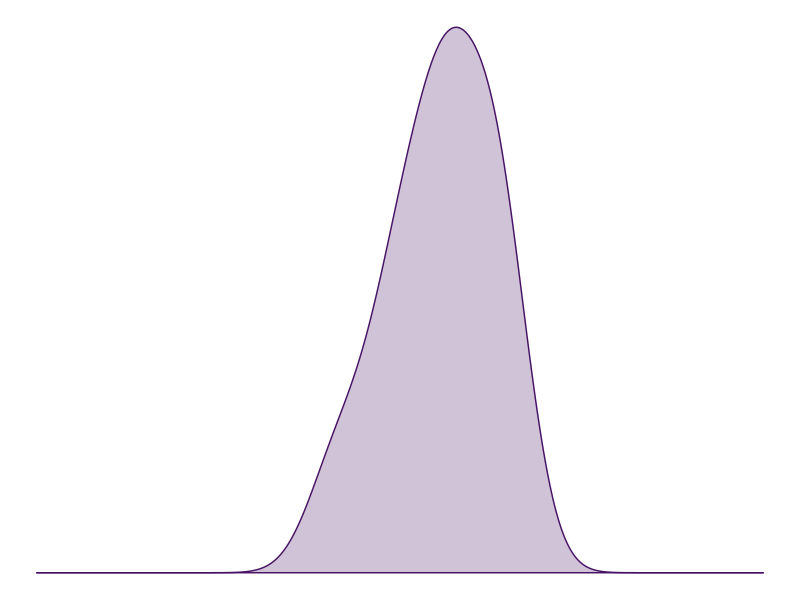
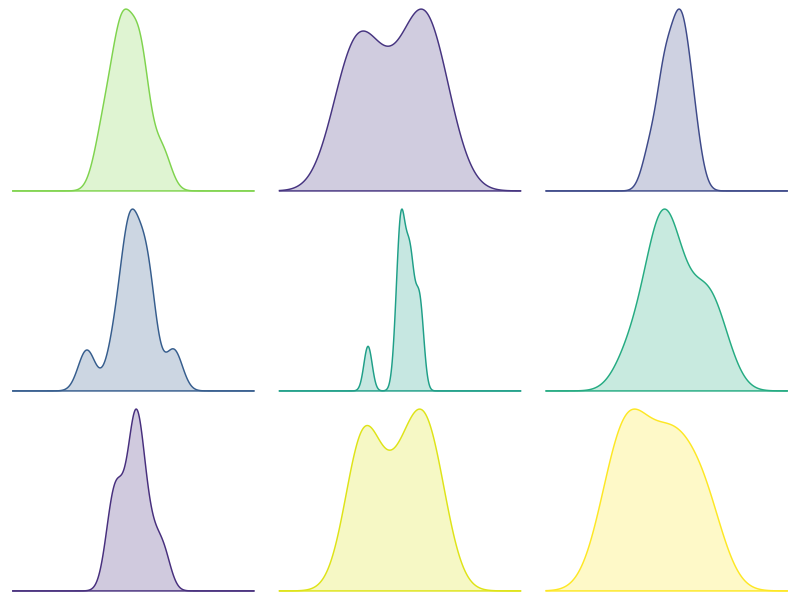
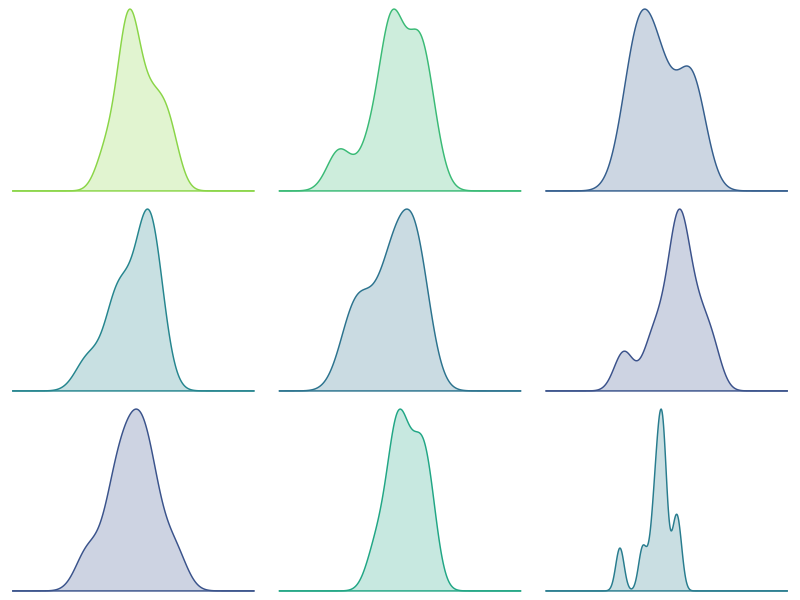
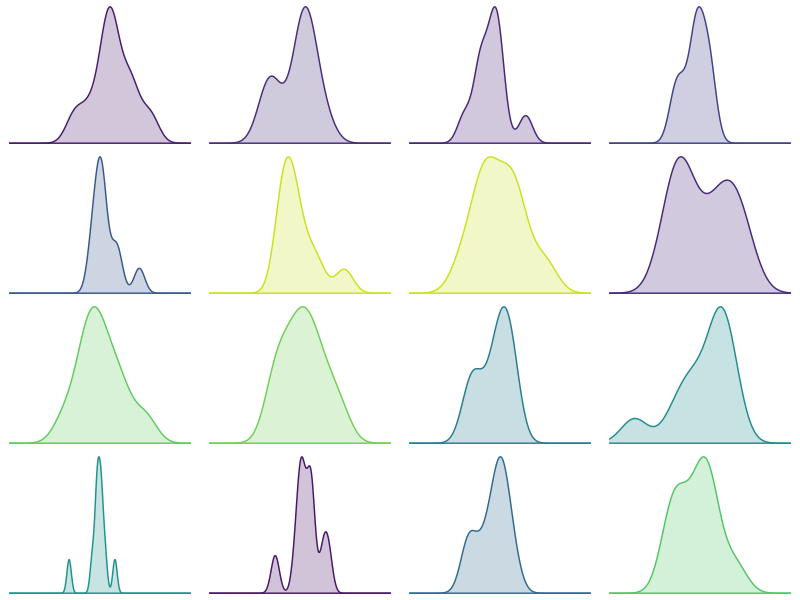
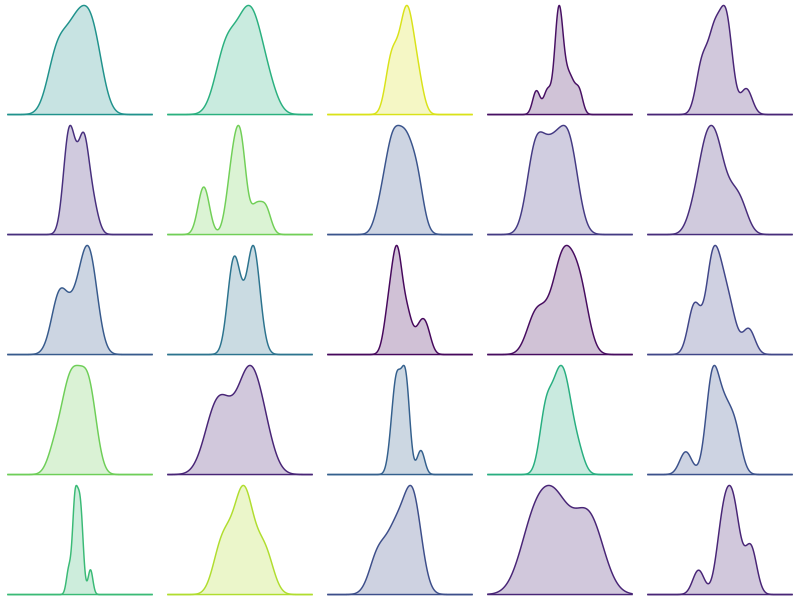

Here is the R script that generated these plots, in order:
library(ggplot2); library(grid); library(viridis); library(gridExtra)


densplot = function() {
  x=rnorm(10)
  col = sample(viridis(1000), 1)
  # x = sample(x, 1000, replace=T)
  ggplot(data.frame(x=x, g=1, dens=dnorm(x))) +
    stat_density(aes(x=x), geom='area', fill=col, alpha=.25, color=col) +
    geom_hline(yintercept=0, colour="white", size=.01, alpha=1) +
    scale_x_continuous(limits=c(-5,5)) +
    theme_void()
}
densplot()


spiral = function(X, Y) {
  x = y = 0
  dx = 0
  dy = -1
  for (i in 0:max(X, Y)^2) {
    
    if ( (x > -X/2 & x <= X/2) & (y > -Y/2 & y <= Y/2) ) {
      print(c(x, y))
    }
    
    if ( (x == y) | (x < 0 & x == -y) | (x > 0 & x == 1-y) ) {
      out = c(-dy, dx)
    }
    
    dx = out[1]
    dy = out[2]
    
    x = x + dx 
    y = y + dy  
  }
}

# debugonce(spiral)
spiral(3,3)
spiral(5,3)


vplayout <- function(x, y) {
  viewport(layout.pos.row = x, 
           layout.pos.col = y)
}

# ,
#                                     angle = sample(1:360, 1))



spiral_plot = function(X, Y, randomWidths=F, randomHeights=F) {
  grid.newpage()
  pushViewport(viewport(layout = grid.layout(X, Y, 
                                             widths=ifelse(randomWidths, 
                                                          unit(runif(X), "mm"),
                                                          unit(rep_len(1, X), "null")),
                                             heights=ifelse(randomHeights, 
                                                           unit(runif(X), "mm"),
                                                           unit(rep_len(1, Y), "null")))
                        ))
  x = y = 0
  dx = 0
  dy = -1
  origin = c(median(1:X), median(1:Y))
  for (i in 0:max(X, Y)^2) {
    if ( (x > -X/2 & x <= X/2) & (y > -Y/2 & y <= Y/2) ) {
      current_position = origin + c(x, y)
      p = densplot()
      print(p, vp = vplayout(current_position[1], current_position[2]))
      
    }
    if ( (x == y) | (x < 0 & x == -y) | (x > 0 & x == 1-y) ) {
      out = c(-dy, dx)
    }
    dx = out[1]
    dy = out[2]
    x = x + dx 
    y = y + dy  
  }
}

# debugonce(spiral_plot)
spiral_plot(3,3)
spiral_plot(3,3, randomHeights=T, randomWidths=T)
spiral_plot(4,4)
spiral_plot(5,5)
